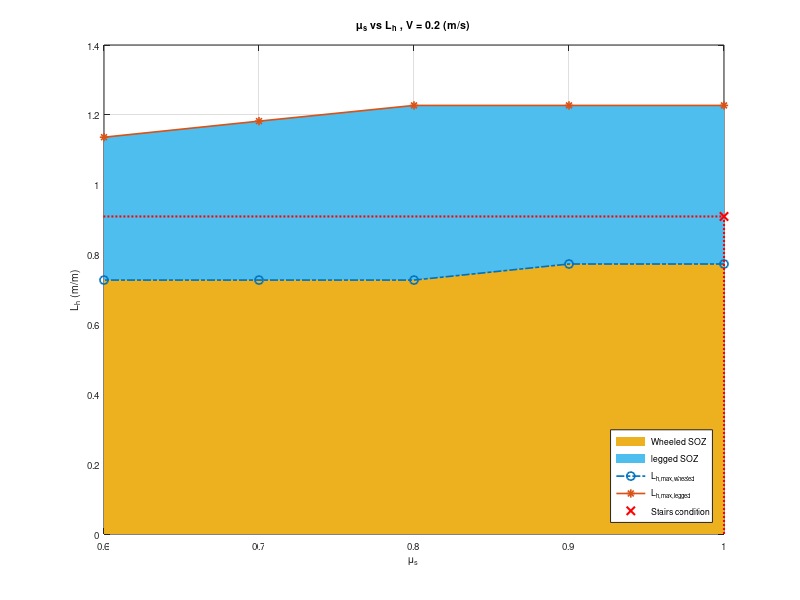

MATLAB code to generate this figure: (Note: this script raises an error after producing the figure.)
% Modified on 11/23/2020

clear variables;clc;close all;
%% plot stair critical point
clear variables;clc;close all;

% ==== Single leg-wheel model ====
% data = [
% 0.2	1	0.9	0.090 	0.120 ;
% 0.2	0.9	0.8	0.085 	0.120 ;
% 0.2	0.8	0.7	0.085 	0.115 ;
% 0.2	0.7	0.6	0.085 	0.110 ;
% 0.2	0.6	0.5	0.085 	0.105 ;
% 
% 0.4	1	0.9	0.095 	0.130 ;
% 0.4	0.9	0.8	0.090 	0.130 ;
% 0.4	0.8	0.7	0.085 	0.125 ;
% 0.4	0.7	0.6	0.085 	0.120 ;
% 0.4	0.6	0.5	0.085 	0.115 ;
% ];

% ==== Dual leg-wheel model  with Lh normalization====
data = [
0.2	1	0.9	0.773 	1.227 	0.864 ;
0.2	0.9	0.8	0.773 	1.227 	0.818 ;
0.2	0.8	0.7	0.727 	1.227 	0.818 ;
0.2	0.7	0.6	0.727 	1.182 	0.773 ;
0.2	0.6	0.5	0.727 	1.136   0.773 ;

0.4	1	0.9	0.909 	1.273 	1.227 ;
0.4	0.9	0.8	0.864 	1.227 	1.045 ;
0.4	0.8	0.7	0.773 	1.227 	1.000 ;
0.4	0.7	0.6	0.773 	1.227 	0.955 ;
0.4	0.6	0.5	0.773 	1.182 	0.955 ;
];

data(:,6) = data(:,5) - data(:,4); %for ploting area 

drawing_mode = 2; 
% 1:draw the two critical point plots of differernt V together 
% 2:draw the critical point plot V = 0.2 m/s and the corresponding point of the stairs 
  
x = data(1:5,2);
x1 = [ fliplr(x') , x'];
x2 = [x', fliplr(x')];

title_fontsize = 7;
axis_fontsize = 7;
legend_fontsize = 6.5;

x_lim = [0.6 1.0];
y_lim = [0.0 1.4];
y_tick = 0:0.2:1.4;

if drawing_mode == 1
    
    outputsize = [9 5.5]; % centimeters

    subplot(1,2,1)

    plot(x,data(1:5,4),'o-.','linewidth',1.2);
    hold on;
    plot(x,data(1:5,5),'*-','linewidth',1.2);

    Between1 = [zeros(1,size(x,1)) ,data(1:5,4)'];
    f1 = fill(x1, Between1, [ 0.9290    0.6940    0.1250],'EdgeColor','none');
    % set(gca,'Layer','bottom');
    Between2 = [data(1:5,4)', fliplr(data(1:5,5)')];
    f2 = fill(x2, Between2, [0.3010    0.7450    0.9330],'EdgeColor','none');
    % set(gca,'Layer','bottom');
    % set(h,'edgecolor','white');
    h1 = get(gca,'Children');
    set(gca,'Children',[h1(3) h1(4) h1(1) h1(2)]);

    grid on;
    box on;
    xlim (x_lim);
    ylim (y_lim);



    title('\mu_s vs L_h , V = 0.2 (m/s)','fontsize',title_fontsize);
    xlabel('\mu_s' ,'fontsize',axis_fontsize);
    ylabel('L_h (m/m)','fontsize',axis_fontsize);

    set(gca,'Xtick',0.6:0.1:1.0,'Ytick',y_tick,'fontsize',axis_fontsize);

    %%
    subplot(1,2,2)

    plot(x,data(6:10,4),'o-.','linewidth',1.2);
    hold on;
    plot(x,data(6:10,5),'*-','linewidth',1.2);

    Between3 = [zeros(1,size(x,1)) ,data(6:10,4)'];
    fill(x1, Between3, [ 0.9290    0.6940    0.1250],'EdgeColor','none');
    % set(gca,'Layer','bottom');
    Between4 = [data(6:10,4)', fliplr(data(6:10,5)')];
    fill(x2, Between4, [0.3010    0.7450    0.9330],'EdgeColor','none');
    % set(h,'edgecolor','white');
    h2 = get(gca,'Children');
    set(gca,'Children',[h2(3) h2(4) h2(1) h2(2)]);

    grid on;
    box on;
    xlim (x_lim);
    ylim (y_lim);

    title('\mu_s vs L_h , V = 0.4 (m/s)','fontsize',title_fontsize);
    xlabel('\mu_s' ,'fontsize',axis_fontsize);
    ylabel('L_h (m/m)','fontsize',axis_fontsize);

    set(gca,'Xtick',0.6:0.1:1.0,'Ytick',y_tick,'fontsize',axis_fontsize);

    %%
    lgd = legend({'Wheeled SOZ','legged SOZ','L_{h,max,wheeled}','L_{h,max,legged}'},...
                'location','southeast');
    lgd.FontSize = legend_fontsize;


else
    
    outputsize = [4.8 5.2]; % centimeters

    plot(x,data(1:5,4),'o-.','linewidth',1.2);
    hold on;
    plot(x,data(1:5,5),'*-','linewidth',1.2);

    Between1 = [zeros(1,size(x,1)) ,data(1:5,4)'];
    f1 = fill(x1, Between1, [ 0.9290    0.6940    0.1250],'EdgeColor','none');
    % set(gca,'Layer','bottom');
    Between2 = [data(1:5,4)', fliplr(data(1:5,5)')];
    f2 = fill(x2, Between2, [0.3010    0.7450    0.9330],'EdgeColor','none');
    % set(gca,'Layer','bottom');
    % set(h,'edgecolor','white');
    h1 = get(gca,'Children');
    set(gca,'Children',[h1(3) h1(4) h1(1) h1(2)]);

    grid on;
    box on;
    xlim (x_lim);
    ylim (y_lim);



    title('\mu_s vs L_h , V = 0.2 (m/s)','fontsize',title_fontsize);
    xlabel('\mu_s' ,'fontsize',axis_fontsize);
    ylabel('L_h (m/m)','fontsize',axis_fontsize);

    set(gca,'Xtick',0.6:0.1:1.0,'Ytick',y_tick,'fontsize',axis_fontsize);
    
    
    stair_con = [1 0.1/0.11];
    plot(stair_con(1),stair_con(2),'x','Color','r','linewidth',1.5);
    line([0 stair_con(1)],[stair_con(2) stair_con(2)],'Color','r','LineStyle',':','linewidth',1.5);
    line([stair_con(1) stair_con(1)],[0 stair_con(2)],'Color','r','LineStyle',':','linewidth',1.5);
    
    

    %%
    lgd = legend({'Wheeled SOZ','legged SOZ','L_{h,max,wheeled}','L_{h,max,legged}','Stairs condition'},...
                'location','southeast');
    lgd.FontSize = legend_fontsize;
end
    %%


    % for visualization
    set(gcf,'Units','centimeters','position',[2 2 outputsize])%[5 5 2.5 1.8]

    fig.PaperPositionMode = 'auto';

    % for export
    set(gcf,'PaperUnits','centimeters','PaperPosition',[0 0 outputsize]);%[0 0 2.5 1.9],'PaperSize', [1.7 1.9]




%%

% %% plot sin critical points
% data = [
% 1	0.9	0.1	1.46 ;
% 1	0.9	0.2	0.77 ;
% 1	0.9	0.3	0.49 ;
% 1	0.9	0.4	0.38 ;
% 1	0.9	0.5	0.30 ;
% 1	0.9	0.6	0.25 ;
% 1	0.9	0.7	0.22 ;
% 1	0.9	0.8	0.20 ;
% 1	0.9	0.9	0.18 ;
% 1	0.9	1	0.18 ;
% 			
% 0.9	0.8	0.1	1.25 ;
% 0.9	0.8	0.2	0.68 ;
% 0.9	0.8	0.3	0.42 ;
% 0.9	0.8	0.4	0.32 ;
% 0.9	0.8	0.5	0.26 ;
% 0.9	0.8	0.6	0.22 ;
% 0.9	0.8	0.7	0.20 ;
% 0.9	0.8	0.8	0.18 ;
% 0.9	0.8	0.9	0.18 ;
% 0.9	0.8	1	0.16 ;
% 			
% 0.8	0.7	0.1	1.15 ;
% 0.8	0.7	0.2	0.60 ;
% 0.8	0.7	0.3	0.36 ;
% 0.8	0.7	0.4	0.28 ;
% 0.8	0.7	0.5	0.22 ;
% 0.8	0.7	0.6	0.20 ;
% 0.8	0.7	0.7	0.18 ;
% 0.8	0.7	0.8	0.16 ;
% 0.8	0.7	0.9	0.16 ;
% 0.8	0.7	1	0.14 ;
% 			
% 0.7	0.6	0.1	0.95 ;
% 0.7	0.6	0.2	0.48 ;
% 0.7	0.6	0.3	0.32 ;
% 0.7	0.6	0.4	0.24 ;
% 0.7	0.6	0.5	0.20 ;
% 0.7	0.6	0.6	0.18 ;
% 0.7	0.6	0.7	0.16 ;
% 0.7	0.6	0.8	0.14 ;
% 0.7	0.6	0.9	0.14 ;
% 0.7	0.6	1	0.12 ;
% 			
% 0.6	0.5	0.1	0.78 ;
% 0.6	0.5	0.2	0.40 ;
% 0.6	0.5	0.3	0.28 ;
% 0.6	0.5	0.4	0.20 ;
% 0.6	0.5	0.5	0.16 ;
% 0.6	0.5	0.6	0.14 ;
% 0.6	0.5	0.7	0.12 ;
% 0.6	0.5	0.8	0.12 ;
% 0.6	0.5	0.9	0.1 ;
% 0.6	0.5	1	0.1 ;
% 
% ];
%     
% 
% hold on;    
% for fric_index = 0.6:0.1:1
%     row_ind = data(:,1) == fric_index;  
%     plot(data(row_ind,3),data(row_ind,4),'*-');
% end
% 
% 
% 
% title('Critical points, Sin, V=0.4 [m/s]');
% xlabel('Frequency [Hz]');
% ylabel('Amplitude [m]');
% 
% xlim ([0 1.1]);
% % ylim ([0.05 0.20]);
% 
% 
% legend('Fs = 0.6, Fk = 0.5','Fs = 0.7, Fk = 0.6','Fs = 0.8, Fk = 0.7','Fs = 0.9, Fk = 0.8','Fs = 1.0, Fk = 0.9');

% %% different speed compare
% clear variables; clc; close all;
% 
% data = [
% 
% 0.4	1	0.9	0.1	1.46 ;
% 0.4	1	0.9	0.2	0.77 ;
% 0.4	1	0.9	0.3	0.49 ;
% 0.4	1	0.9	0.4	0.38 ;
% 0.4	1	0.9	0.5	0.30 ;
% 0.4	1	0.9	0.6	0.25 ;
% 0.4	1	0.9	0.7	0.22 ;
% 0.4	1	0.9	0.8	0.20 ;
% 0.4	1	0.9	0.9	0.18 ;
% 0.4	1	0.9	1	0.18 ;
% 				
% 0.2	1	0.9	0.1	1.44 ;
% 0.2	1	0.9	0.2	0.72 ;
% 0.2	1	0.9	0.3	0.52 ;
% 0.2	1	0.9	0.4	0.40 ;
% 0.2	1	0.9	0.5	0.32 ;
% 0.2	1	0.9	0.6	0.28 ;
% 0.2	1	0.9	0.7	0.24 ;
% 0.2	1	0.9	0.8	0.20 ;
% 0.2	1	0.9	0.9	0.18 ;
% 0.2	1	0.9	1	0.16 ;
% 				
% 				
% 0.4	0.6	0.5	0.1	0.78 ;
% 0.4	0.6	0.5	0.2	0.40 ;
% 0.4	0.6	0.5	0.3	0.28 ;
% 0.4	0.6	0.5	0.4	0.20 ;
% 0.4	0.6	0.5	0.5	0.16 ;
% 0.4	0.6	0.5	0.6	0.14 ;
% 0.4	0.6	0.5	0.7	0.12 ;
% 0.4	0.6	0.5	0.8	0.12 ;
% 0.4	0.6	0.5	0.9	0.1 ;
% 0.4	0.6	0.5	1	0.1 ;
% 				
% 0.2	0.6	0.5	0.1	0.80 ;
% 0.2	0.6	0.5	0.2	0.40 ;
% 0.2	0.6	0.5	0.3	0.28 ;
% 0.2	0.6	0.5	0.4	0.24 ;
% 0.2	0.6	0.5	0.5	0.20 ;
% 0.2	0.6	0.5	0.6	0.16 ;
% 0.2	0.6	0.5	0.7	0.14 ;
% 0.2	0.6	0.5	0.8	0.12 ;
% 0.2	0.6	0.5	0.9	0.12 ;
% 0.2	0.6	0.5	1	0.10 
% 
% ];
% 
% hold on;    
% 
% for vel_index = [0.2 0.4]
%     row_ind = (data(:,1) == vel_index) & (data(:,2) == 0.6);  
%     plot(data(row_ind,4),data(row_ind,5),'*-');
% end
% 
% 
% 
% title('Critical points, compare V=0.2 & 0.4 [m/s], Fs=0.6, Fk=0.5','FontSize',12);
% xlabel('Frequency [Hz]');
% ylabel('Amplitude [m]');
% 
% xlim ([0 1.1]);
% ylim ([0 1.6]);
% 
% 
% legend('Fs = 0.6, Fk = 0.5, V=0.2[m/s]','Fs = 0.6, Fk = 0.5, V=0.4[m/s]');
% %% test 
% figure('Color', 'w')
% box on
% x = 0.1:0.1:10;
% y = sin(x);
% area(x, y, 'FaceColor', 'b', 'EdgeColor', 'b')
% % set(gca,'Layer','top')


